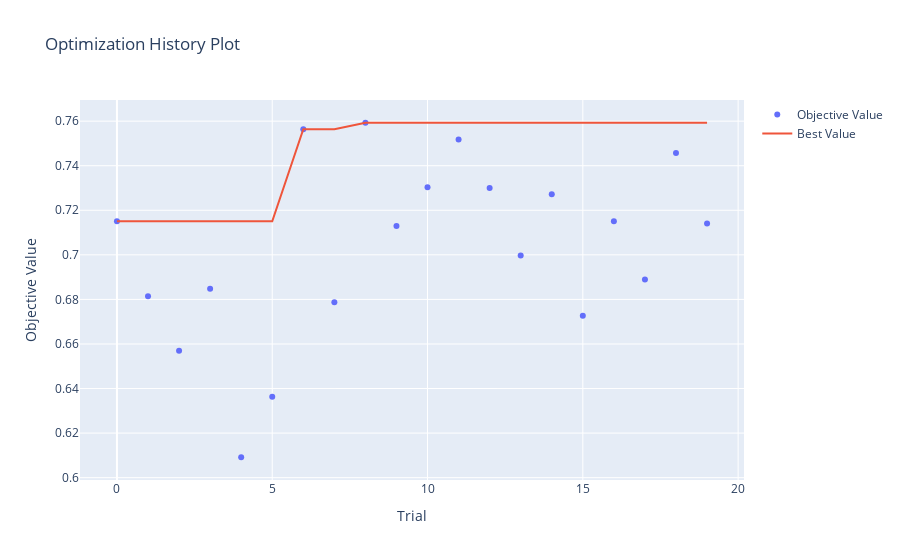

Here is the notebook cell this chart was saved with:
### Code cell
#Visualizamos los resultados
from optuna.visualization import plot_optimization_history, plot_slice
plot_optimization_history(dtree_study)

### Figure 1 — Plotly figure (JSON) as saved in the notebook; plotly's stock layout.template omitted (floating-point values rounded to 4 significant figures)
{"data": [{"mode": "markers", "name": "Objective Value", "type": "scatter", "x": [0, 1, 2, 3, 4, 5, 6, 7, 8, 9, 10, 11, 12, 13, 14, 15, 16, 17, 18, 19], "y": [0.7151, 0.6815, 0.657, 0.6847, 0.6092, 0.6363, 0.7564, 0.6788, 0.7593, 0.7129, 0.7303, 0.7517, 0.73, 0.6997, 0.7272, 0.6727, 0.7151, 0.689, 0.7457, 0.714]}, {"name": "Best Value", "type": "scatter", "x": [0, 1, 2, 3, 4, 5, 6, 7, 8, 9, 10, 11, 12, 13, 14, 15, 16, 17, 18, 19], "y": [0.7151, 0.7151, 0.7151, 0.7151, 0.7151, 0.7151, 0.7564, 0.7564, 0.7593, 0.7593, 0.7593, 0.7593, 0.7593, 0.7593, 0.7593, 0.7593, 0.7593, 0.7593, 0.7593, 0.7593]}], "layout": {"title": {"text": "Optimization History Plot"}, "xaxis": {"title": {"text": "Trial"}}, "yaxis": {"title": {"text": "Objective Value"}}}}
